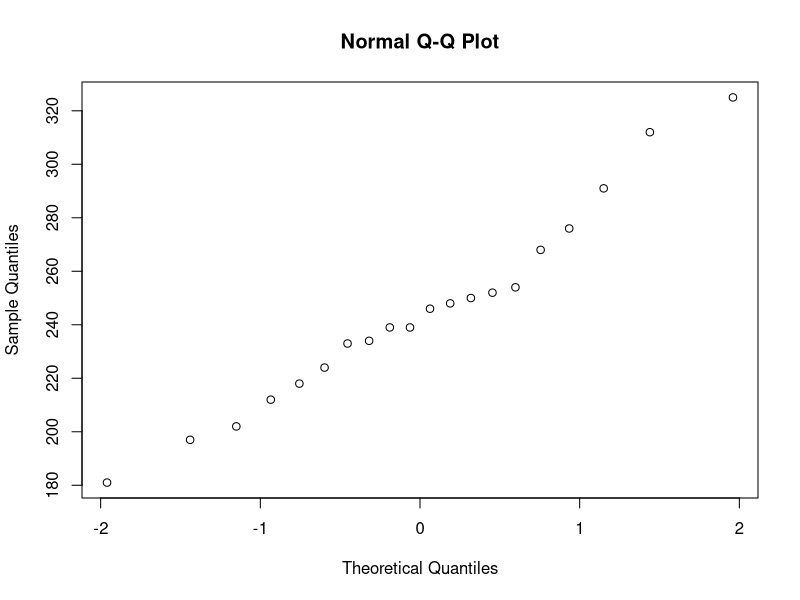
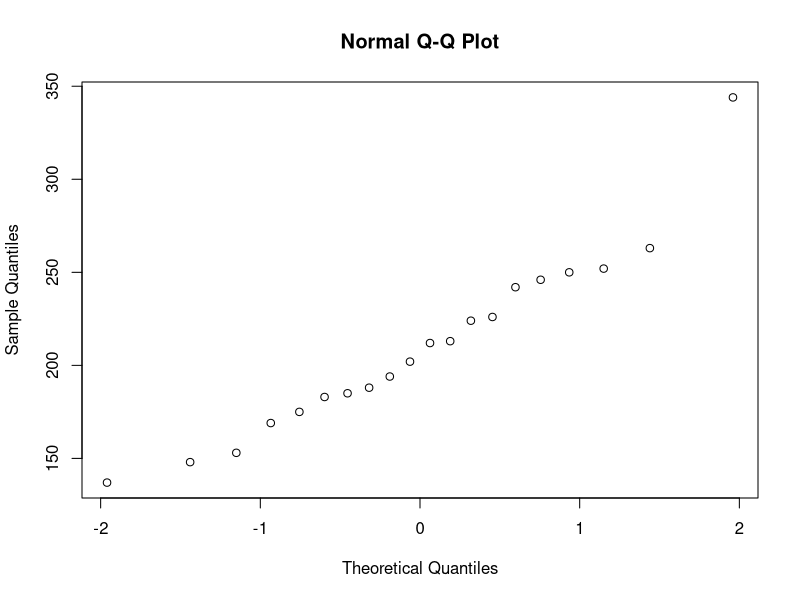
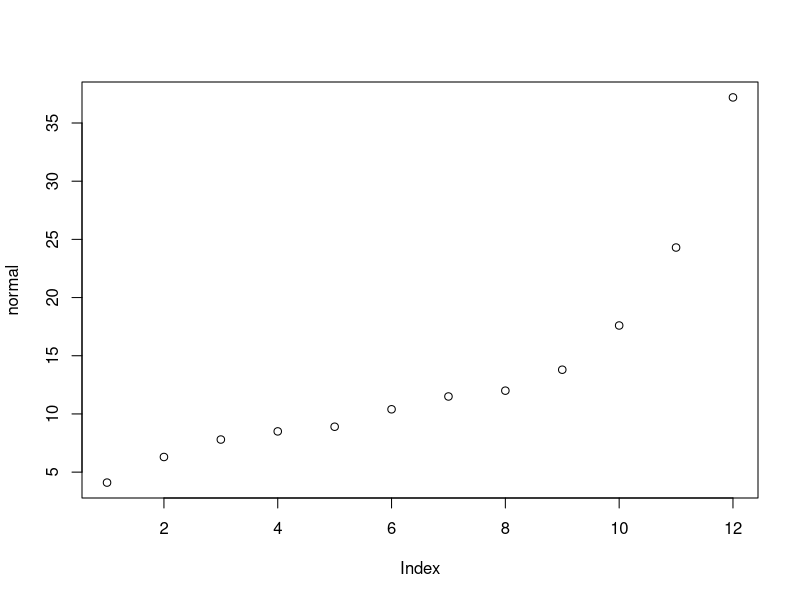
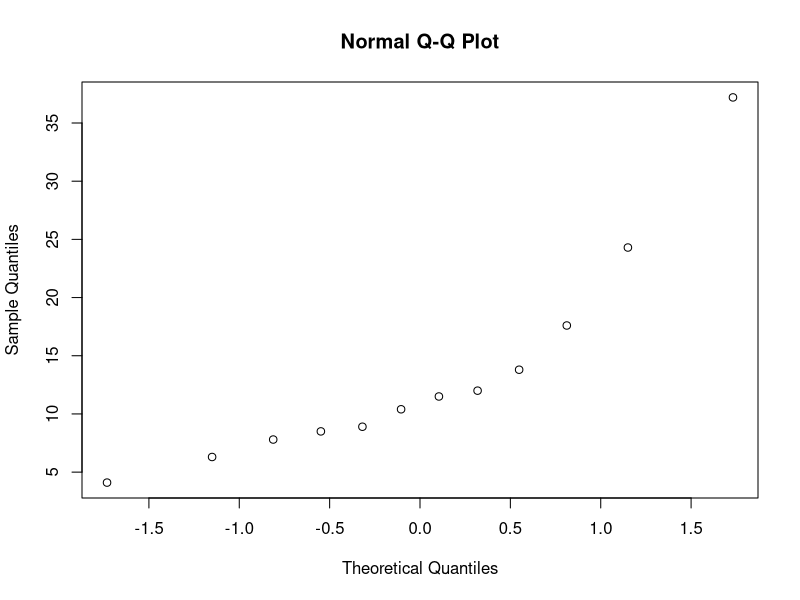
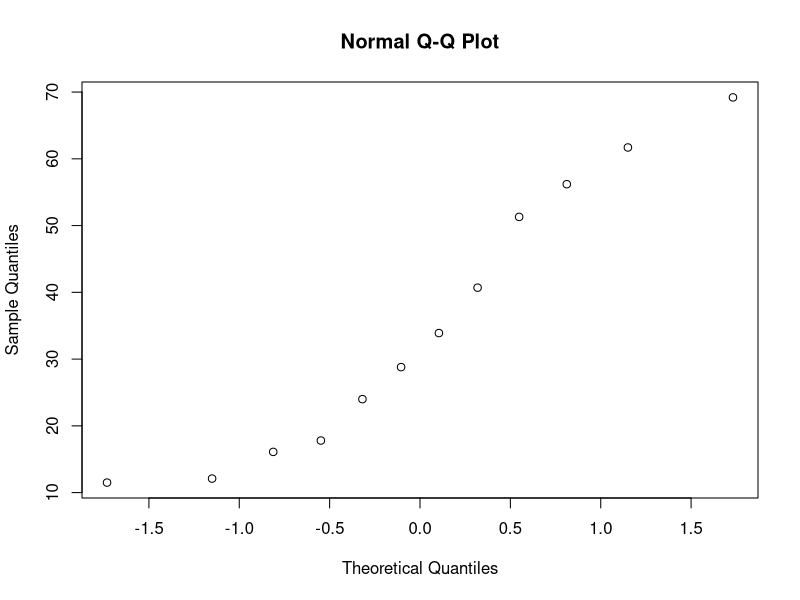
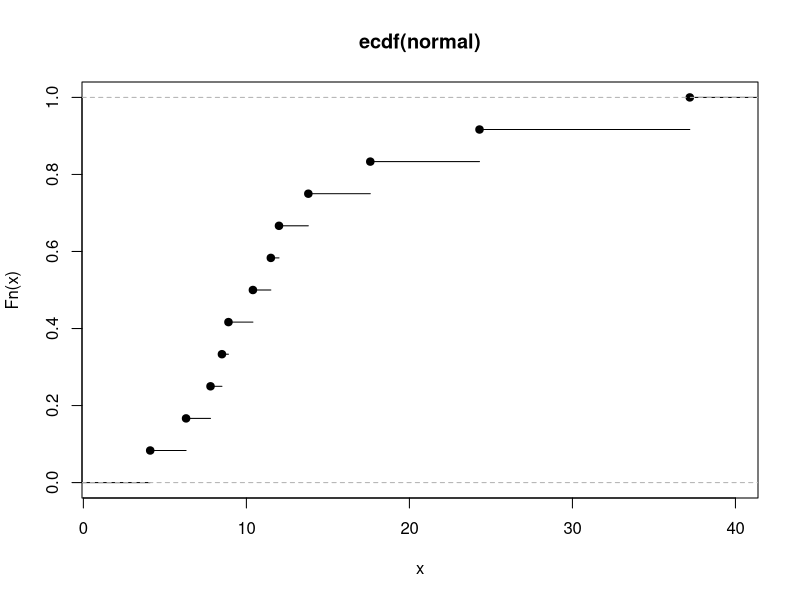
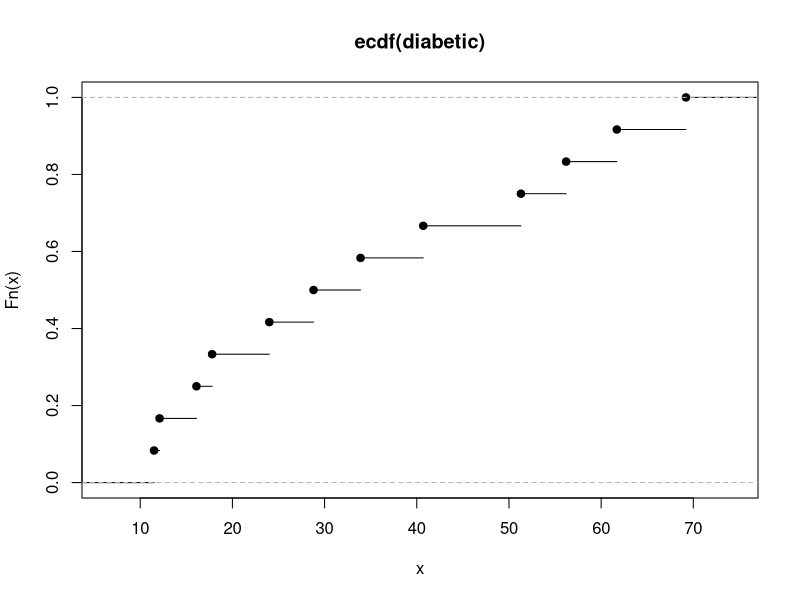
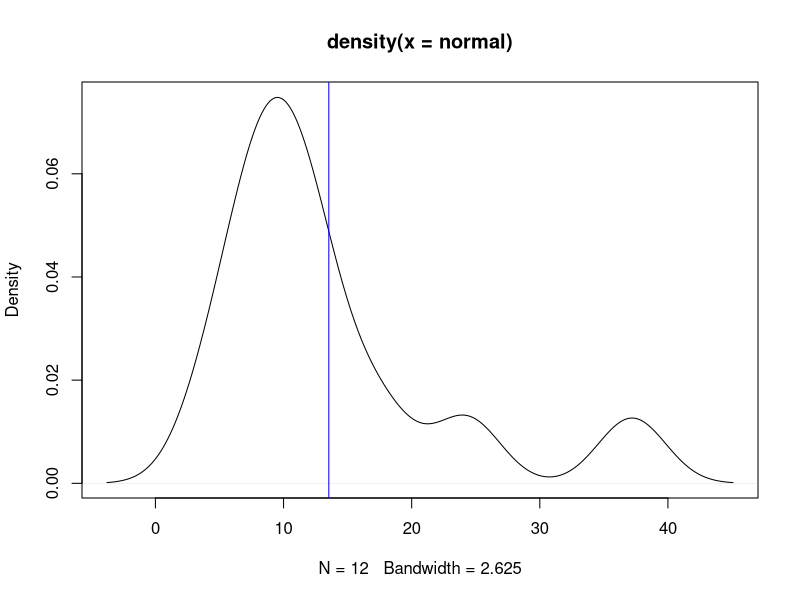

Generate these figures, in order, with R:
getwd()
# Q1
typea=c(233, 291, 312, 250, 246, 197, 268, 224, 239, 239,254 ,276 ,234 ,181 ,248 ,252 ,202 ,218 ,212 ,325)
typeb=c(344, 185, 263, 246, 224, 212, 188, 250, 148, 169,226, 175, 242, 252, 153, 183, 137, 202, 194, 213)
qqnorm(typea)
qqnorm(typeb)
t.test(typea, typeb, alt="greater")
mu = mean(typea) - mean(typeb)
sd.err = sqrt((sd(typea)^2)/length(typea) + (sd(typeb)^2)/length(typeb))
mu - qt(0.95, df=35.413)*sd.err
mu + qt(0.95, df=35.413)*sd.err
# Q2 data:
normal = c(4.1, 6.3, 7.8, 8.5, 8.9, 10.4, 11.5, 12.0, 13.8, 17.6, 24.3, 37.2)
diabetic = c(11.5, 12.1, 16.1, 17.8, 24.0, 28.8, 33.9, 40.7, 51.3, 56.2, 61.7, 69.2)
# Q2 1:
mean(normal)
mean(diabetic)
plot(normal)
qqnorm(normal)
qqnorm(diabetic)
plot(ecdf(normal))
plot(ecdf(diabetic))
plot(density(normal))
abline(v=mean(normal), col="blue")
plot(density(diabetic))
abline(v=mean(diabetic), col="green")
# Q2 2:
lognorm = log(normal)
logdiab = log(diabetic)
plot(density(lognorm))
abline(v=mean(lognorm), col="blue")
plot(density(logdiab))
abline(v=mean(logdiab), col="green")
sqnorm = sqrt(normal)
sqdiab = sqrt(diabetic)
plot(density(sqnorm))
abline(v=mean(sqnorm), col="blue")
plot(density(sqdiab))
abline(v=mean(sqdiab), col="green")
# Q2 3:
qqnorm(lognorm)
qqnorm(logdiab)
qqnorm(sqnorm)
qqnorm(sqdiab)
# Q2 4:
delta.hat = mean(lognorm) - mean(logdiab)
s1 = sd(lognorm)
n1 = length(lognorm)
s2 = sd(logdiab)
n2 = length(logdiab)
sd.error = sqrt((s1^2)/n1 + (s2^2)/n2)
t.val = delta.hat/sd.error
nu = (((s1^2)/n1 + (s2^2)/n2)^2)/(((s1^2/n1)^2/(n1-1) + (s2^2/n2)^2/(n2-1)))
p.val = pt(t.val, df=nu)
delta.hat - qt(0.975,df=21.9)*sd.error
delta.hat + qt(0.975,df=21.9)*sd.error
t.test(lognorm, logdiab, alt="less")

# Q3 data:
movies.1956 = c(74,114,114,87,92,55,67,118,79,83,79,92,99,87)
movies.1996 = c(70,98,90,95,88,108,110,96,91,88,120,96,90,90)
plot(density(movies.1956))
plot(density(movies.1996))
plot(density(log(movies.1956)))
plot(density(log(movies.1996)))
qqnorm(movies.1956)
qqnorm(movies.1996)
qqnorm(log(movies.1956))
qqnorm(log(movies.1996))
qqnorm(sqrt(movies.1956))
qqnorm(sqrt(movies.1996))
t.test(movies.1956, movies.1996, alt="less")
delta.hat = mean(movies.1956) - mean(movies.1996)
sd.error = sqrt((sd(movies.1956)^2/length(movies.1956))+(sd(movies.1996)^2/length(movies.1996)))
delta.hat - qt(0.975,df=22.395)*sd.error
delta.hat + qt(0.975,df=22.395)*sd.error
t.test(movies.1956, movies.1996, alt="less")$conf.int
wilcox.test(movies.1956, movies.1996, conf.int=TRUE)
